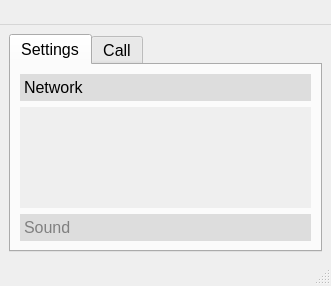
<?xml version="1.0" encoding="UTF-8"?>
<ui version="4.0">
 <class>MainWindow</class>
 <widget class="QMainWindow" name="MainWindow">
  <property name="geometry">
   <rect>
    <x>0</x>
    <y>0</y>
    <width>331</width>
    <height>286</height>
   </rect>
  </property>
  <property name="sizePolicy">
   <sizepolicy hsizetype="Minimum" vsizetype="Minimum">
    <horstretch>0</horstretch>
    <verstretch>0</verstretch>
   </sizepolicy>
  </property>
  <property name="baseSize">
   <size>
    <width>0</width>
    <height>30</height>
   </size>
  </property>
  <property name="font">
   <font>
    <pointsize>12</pointsize>
    <weight>50</weight>
    <italic>false</italic>
    <bold>false</bold>
   </font>
  </property>
  <property name="windowTitle">
   <string>MainWindow</string>
  </property>
  <property name="styleSheet">
   <string notr="true">QWidget
{
	font-size: 12pt;
	min-height: 25px;
}</string>
  </property>
  <widget class="QWidget" name="centralwidget">
   <layout class="QVBoxLayout" name="verticalLayout">
    <item>
     <widget class="QTabWidget" name="tabWidget">
      <property name="minimumSize">
       <size>
        <width>0</width>
        <height>25</height>
       </size>
      </property>
      <property name="currentIndex">
       <number>0</number>
      </property>
      <widget class="QWidget" name="tab_settings">
       <attribute name="title">
        <string>Settings</string>
       </attribute>
       <layout class="QVBoxLayout" name="verticalLayout_7">
        <item>
         <widget class="QToolBox" name="toolBox">
          <property name="styleSheet">
           <string notr="true">QToolBox::tab {
	background-color: #DDDDDD;
	color: grey;
 }

 QToolBox::tab:selected { 
     color: black;
 }</string>
          </property>
          <property name="currentIndex">
           <number>0</number>
          </property>
          <widget class="QWidget" name="page_network">
           <property name="geometry">
            <rect>
             <x>0</x>
             <y>0</y>
             <width>291</width>
             <height>96</height>
            </rect>
           </property>
           <attribute name="label">
            <string>Network</string>
           </attribute>
           <layout class="QVBoxLayout" name="verticalLayout_5"/>
          </widget>
          <widget class="QWidget" name="page_sound">
           <property name="geometry">
            <rect>
             <x>0</x>
             <y>0</y>
             <width>291</width>
             <height>96</height>
            </rect>
           </property>
           <attribute name="label">
            <string>Sound</string>
           </attribute>
           <layout class="QVBoxLayout" name="verticalLayout_2"/>
          </widget>
         </widget>
        </item>
       </layout>
      </widget>
      <widget class="QWidget" name="tab_call">
       <attribute name="title">
        <string>Call</string>
       </attribute>
       <layout class="QVBoxLayout" name="verticalLayout_3"/>
      </widget>
     </widget>
    </item>
   </layout>
  </widget>
  <widget class="QMenuBar" name="menubar">
   <property name="geometry">
    <rect>
     <x>0</x>
     <y>0</y>
     <width>331</width>
     <height>30</height>
    </rect>
   </property>
  </widget>
  <widget class="QStatusBar" name="statusbar"/>
 </widget>
 <resources/>
 <connections/>
</ui>
